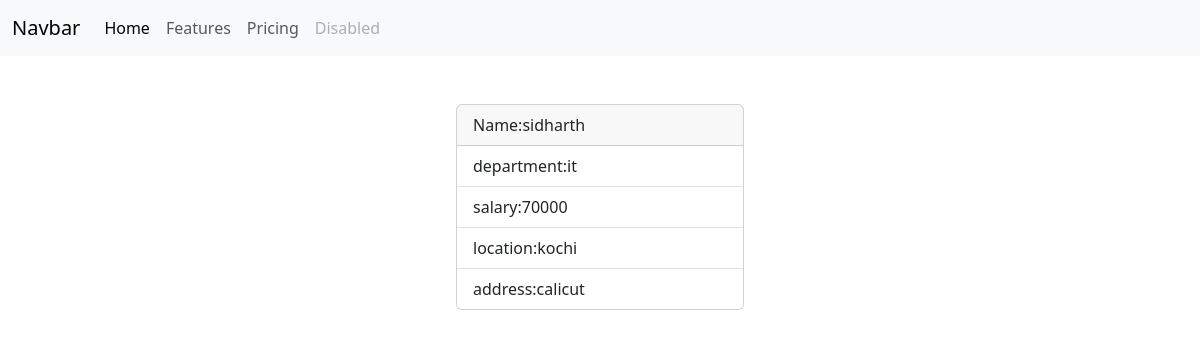
The page /emp/5/ on the database its author committed.
### empapp/models.py (models this page shows, shortened)
class Employee(models.Model):
    name=models.CharField(max_length=100)
    department=models.CharField(max_length=100)
    salary=models.CharField(max_length=100)
    location=models.CharField(max_length=100)
    address=models.CharField(max_length=100)

### empapp/views.py (the view)
# urls.py: path('emp/<int:pk>/',views.EmployeeDetailView.as_view(),name="emp-detail"),
class EmployeeDetailView(View):
    def get(self,request,*args,**kwargs):
        id=kwargs.get("pk")
        qs=Employee.objects.get(id=id)
        return render(request,"emp_detail.html",{"data":qs})

### empapp/templates/emp_detail.html
{%extends 'base.html'%}
{%block main_block%}
<div class="container d-flex justify-content-center mt-5">
  <div class="card" style="width: 18rem;">
      <div class="card-header">
       Name:{{data.name}}
      </div>
      <ul class="list-group list-group-flush">
        <li class="list-group-item">department:{{data.department}}</li>
        <li class="list-group-item">salary:{{data.salary}}</li>
        <li class="list-group-item">location:{{data.location}}</li>
        <li class="list-group-item">address:{{data.address}}</li>
      </ul>
    </div>
</div>
{%endblock%}

### rows shown on the page
Employee: name "sidharth", department "it", salary "70000", location "kochi", address "calicut"
